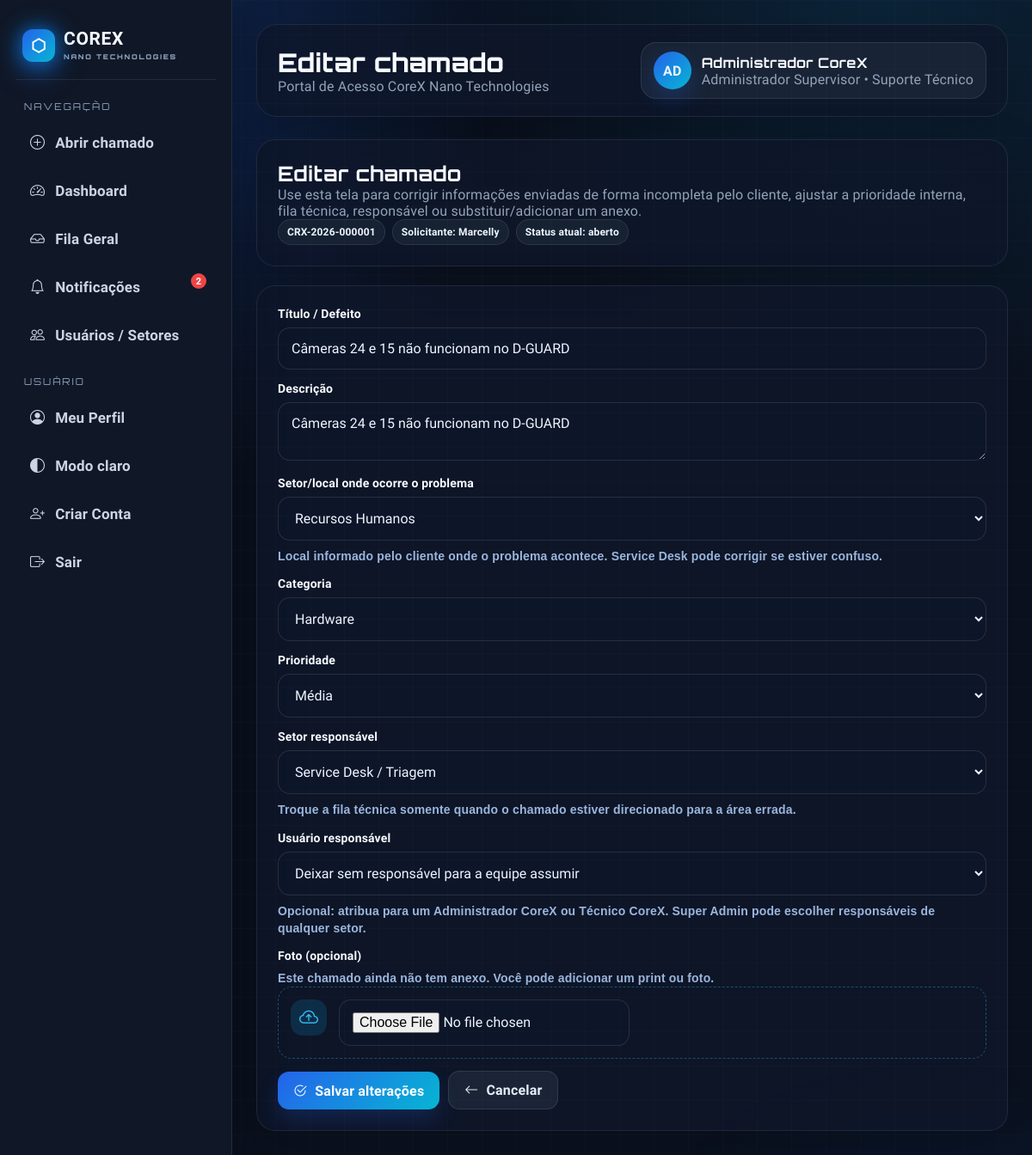
/tarefa/1/editar (signed in), run on the app's committed database.
### gerenciador/models.py (models this page shows)
class Usuario(database.Model, UserMixin):
    id = database.Column(database.Integer, primary_key=True)
    username = database.Column(database.String, nullable=False)
    email = database.Column(database.String, unique=True, nullable=False)
    senha = database.Column(database.String, nullable=False)
    admin = database.Column(database.Boolean, default=False)
    cargo = database.Column(database.String, default="CLIENTE")
    setor = database.Column(database.String, default="Suporte Técnico")
    ativo = database.Column(database.Boolean, default=True)
    data_criacao = database.Column(database.DateTime, default=datetime.utcnow)
    foto_perfil = database.Column(database.String, nullable=True)
    tema_preferido = database.Column(database.String, default="escuro")
    empresa = database.Column(database.String, nullable=True)
    cnpj = database.Column(database.String, nullable=True)
    responsavel_empresa = database.Column(database.String, nullable=True)
    tarefas = database.relationship("Tarefa", foreign_keys="Tarefa.id_usuario", backref="usuario", lazy=True)
    chamados_abertos = database.relationship("Tarefa", foreign_keys="Tarefa.id_solicitante", backref="solicitante", lazy=True)

class Tarefa(database.Model):
    id = database.Column(database.Integer, primary_key=True)
    titulo = database.Column(database.String, nullable=False)
    descricao = database.Column(database.String)
    imagem = database.Column(database.String, nullable=True)
    concluida = database.Column(database.Boolean, default=False)
    encerrada_forcada = database.Column(database.Boolean, default=False)
    categoria = database.Column(database.String, default="Suporte Geral")
    prioridade = database.Column(database.String, default="Média")
    status = database.Column(database.String, default="aberto")
    numero_ticket = database.Column(database.String, unique=True, nullable=True)
    setor = database.Column(database.String, default="Suporte Técnico")
    setor_cliente = database.Column(database.String, nullable=True)
    data_criacao = database.Column(database.DateTime, default=datetime.utcnow)
    data_atualizacao = database.Column(database.DateTime, default=datetime.utcnow, onupdate=datetime.utcnow)
    id_usuario = database.Column(database.Integer, database.ForeignKey("usuario.id"), nullable=True)
    id_solicitante = database.Column(database.Integer, database.ForeignKey("usuario.id"), nullable=True)

### gerenciador/routes.py (the view, shortened to what this page needs)
@app.route('/tarefa/<int:id_tarefa>/editar', methods=['GET', 'POST'])
@login_required
def editar_tarefa(id_tarefa):
    tarefa = Tarefa.query.get_or_404(id_tarefa)
    if not pode_editar_tarefa(tarefa):
        abort(403)
    form = FormTarefa()
    if request.method == "GET":
        form.titulo.data = tarefa.titulo
        form.descricao.data = tarefa.descricao
        preencher_setor_cliente_form(form, getattr(tarefa, "setor_cliente", None))
        form.categoria.data = tarefa.categoria or "Suporte Geral"
        form.prioridade.data = tarefa.prioridade or "Média"
        form.setor.data = normalizar_setor(tarefa.setor)
        form.usuario_destino.data = tarefa.id_usuario or 0
    setor_escolhido = configurar_form_tarefa(form)
    return render_template('editar_tarefa.html', form=form, tarefa=tarefa, setor_escolhido=setor_escolhido)

### gerenciador/models.py (called while the page is built)
def nome_cargo(cargo):
    mapa = dict(CARGOS_USUARIO)
    return mapa.get(cargo or "CLIENTE", "Cliente")

@login_manager.user_loader
def load_usuario(id_usuario):
    return Usuario.query.get(int(id_usuario))

### gerenciador/routes.py (called while the page is built, shortened)
def normalizar_setor(setor):
    setor = (setor or "").strip()
    return setor if setor in SETORES_PADRAO else SETOR_PADRAO

def cargo_usuario(usuario):
    if not usuario or not getattr(usuario, "is_authenticated", False):
        return "CLIENTE"
    cargo = getattr(usuario, "cargo", None)
    if cargo in ["SUPER_ADMIN", "ADMIN_COREX", "ADMIN_SUPERVISOR"]:
        return "ADMIN_SUPERVISOR"
    if cargo in ["SERVICE_DESK", "LIDER", "TECNICO_COREX", "CLIENTE"]:
        return cargo
    return "ADMIN_SUPERVISOR" if getattr(usuario, "admin", False) else "CLIENTE"

def is_adm_principal(usuario):
    return bool(usuario.is_authenticated and cargo_usuario(usuario) == "ADMIN_SUPERVISOR")

def is_admin_corex(usuario):
    return bool(usuario.is_authenticated and cargo_usuario(usuario) in ["ADMIN_SUPERVISOR", "LIDER"])

def is_equipe_corex(usuario):
    return bool(usuario.is_authenticated and cargo_usuario(usuario) in ["ADMIN_SUPERVISOR", "SERVICE_DESK", "LIDER", "TECNICO_COREX"])

def tem_dashboard(usuario):
    return bool(usuario.is_authenticated and cargo_usuario(usuario) in ["ADMIN_SUPERVISOR", "LIDER"])

def rotulo_fila_usuario(usuario):
    cargo = cargo_usuario(usuario)
    if cargo in ["ADMIN_SUPERVISOR", "SERVICE_DESK"]:
        return "Fila Geral"
    if cargo == "LIDER":
        return "Chamados do Setor"
    if cargo == "TECNICO_COREX":
        return "Meus Chamados"
    return "Meus Chamados"

def pode_gerenciar_tarefa(tarefa):
    cargo = cargo_usuario(current_user)
    if cargo == "ADMIN_SUPERVISOR":
        return True

def pode_editar_tarefa(tarefa):
    cargo = cargo_usuario(current_user)
    return cargo in ["ADMIN_SUPERVISOR", "SERVICE_DESK", "LIDER"] and pode_gerenciar_tarefa(tarefa)

def preencher_setor_cliente_form(form, valor):
    valor = (valor or "").strip()
    opcoes = {v for v, _ in SETORES_LOCAL_PROBLEMA}
    if valor in opcoes and valor != "Outros":
        form.setor_cliente_opcao.data = valor
        form.setor_cliente_outros.data = ""
    elif valor:
        form.setor_cliente_opcao.data = "Outros"
        form.setor_cliente_outros.data = valor
    else:
        form.setor_cliente_opcao.data = ""
        form.setor_cliente_outros.data = ""

def rotulo_cargo(usuario):
    return nome_cargo(cargo_usuario(usuario))

### gerenciador/templates/editar_tarefa.html (shortened to what this page needs)
{% extends 'base.html' %}
{% block pagina_titulo %}Editar chamado{% endblock %}
{% block body %}
<div class="card">
    <h2>Editar chamado</h2>
    <p class="muted">Use esta tela para corrigir informações enviadas de forma incompleta pelo cliente, ajustar a prioridade interna, fila técnica, responsável ou substituir/adicionar um anexo.</p>
    <div class="mini-list">
        <span class="pill">{{ tarefa.numero_ticket or ('#' ~ tarefa.id) }}</span>
        <span class="pill">Solicitante: {% if tarefa.solicitante %}{{ tarefa.solicitante.username }}{% else %}Não informado{% endif %}</span>
        <span class="pill">Status atual: {{ tarefa.status }}</span>
    </div>
</div>
<div class="card form-card">
    <form method="POST" enctype="multipart/form-data">
        <div class="form-grid">
            <div>
                {{ form.titulo.label }}
                {{ form.titulo(class='input', placeholder='Título claro do problema') }}
            </div>
            <div>
                {{ form.descricao.label }}
                {{ form.descricao(class='input', placeholder='Descreva ou corrija a solicitação do cliente') }}
            </div>
            <div>
                {{ form.setor_cliente_opcao.label }}
                {{ form.setor_cliente_opcao(class='input', id='setor_cliente_opcao') }}
                <p class="field-help">Local informado pelo cliente onde o problema acontece. Service Desk pode corrigir se estiver confuso.</p>
            </div>
            <div>
                {{ form.categoria.label }}
                {{ form.categoria(class='input') }}
            </div>
            <div>
                {{ form.prioridade.label }}
                {{ form.prioridade(class='input') }}
            </div>
            <div>
                {{ form.setor.label }}
                {% if is_admin_corex(current_user) and not is_adm_principal(current_user) %}
                    {{ form.setor(class='input', disabled=true) }}
                    <input type="hidden" name="setor" value="{{ current_user.setor }}">
                    <p class="field-help">Administrador CoreX edita chamados apenas do próprio setor.</p>
                {% else %}
                    {{ form.setor(class='input') }}
                    <p class="field-help">Troque a fila técnica somente quando o chamado estiver direcionado para a área errada.</p>
                {% endif %}
            </div>
            <div>
                {{ form.usuario_destino.label }}
                {{ form.usuario_destino(class='input') }}
                <p class="field-help">Opcional: atribua para um Administrador CoreX ou Técnico CoreX. Super Admin pode escolher responsáveis de qualquer setor.</p>
            </div>
            <div class="full-row">
                {{ form.foto.label }}
                {% if tarefa.imagem %}
                    <p class="field-help">Anexo atual: <a href="{{ url_for('static', filename='fotos_posts/' + tarefa.imagem) }}" target="_blank" rel="noopener">abrir imagem atual</a>. Envie outra imagem apenas se quiser substituir/adicionar uma evidência mais correta.</p>
                {% else %}
                    <p class="field-help">Este chamado ainda não tem anexo. Você pode adicionar um print ou foto.</p>
                {% endif %}
                <div class="upload-box">
                    <i class="bi bi-cloud-arrow-up"></i>
                    <div>
                        {{ form.foto(class='input file-input') }}
                    </div>
                </div>
            </div>
            <div style="display:flex;align-items:flex-end;gap:10px;flex-wrap:wrap;">
                <button class="btn-core" type="submit"><i class="bi bi-check2-circle"></i> Salvar alterações</button>
                <a class="btn-core btn-secondary" href="{{ url_for('detalhe_tarefa', id_tarefa=tarefa.id) }}"><i class="bi bi-arrow-left"></i> Cancelar</a>
            </div>
        </div>
    </form>
</div>
{% endblock %}

### gerenciador/templates/base.html (shortened to what this page needs)
<!DOCTYPE html>
<html lang="pt-br">
<head>
    <link href="https://cdn.jsdelivr.net/npm/bootstrap-icons@1.11.0/font/bootstrap-icons.css" rel="stylesheet">
    <link rel="stylesheet" href="{{ url_for('static', filename='css/corex_theme.css') }}">
</head>
<body class="{% if current_user.is_authenticated and current_user.tema_preferido == 'claro' %}theme-light{% endif %}">
{% if current_user.is_authenticated %}
<div class="layout">
    <aside class="sidebar">
        <a class="logo-core brand-panel" href="{{ url_for('gerenciador_interno') if tem_dashboard(current_user) else url_for('feed') }}">
            <span class="logo-icon-panel">⬡</span>
            <span class="logo-word">COREX <small>NANO TECHNOLOGIES</small></span>
        </a>
        <div class="menu-section">
            <p class="menu-label">Navegação</p>
                    <a class="menu-link {% if request.endpoint == 'abrir_chamado' %}active{% endif %}" href="{{ url_for('abrir_chamado') }}">
                        <i class="bi bi-plus-circle"></i>
                        <span>Abrir chamado</span>
                    </a>
{% if tem_dashboard(current_user) %}
            <a class="menu-link {% if request.endpoint == 'gerenciador_interno' %}active{% endif %}" href="{{ url_for('gerenciador_interno') }}"><i class="bi bi-speedometer2"></i> Dashboard</a>
            {% endif %}
            <a class="menu-link {% if request.endpoint in ['feed', 'detalhe_tarefa'] %}active{% endif %}" href="{{ url_for('feed') }}"><i class="bi bi-inbox"></i> {{ rotulo_fila_usuario(current_user) }}</a>
            <a class="menu-link notification-link {% if request.endpoint == 'notificacoes' %}active{% endif %}" href="{{ url_for('notificacoes') }}">
                <i class="bi bi-bell"></i> Notificações
                <span id="contador-notificacoes"
                      class="notification-badge"
                      {% if not notificacoes_nao_lidas %}style="display:none;"{% endif %}>
                    {{ notificacoes_nao_lidas }}
                </span>
            </a>
            {% if is_admin_corex(current_user) %}
            <a class="menu-link {% if request.endpoint in ['usuarios','editar_usuario','criarconta'] %}active{% endif %}" href="{{ url_for('usuarios') }}"><i class="bi bi-people"></i> Usuários / Setores</a>
            {% endif %}
        </div>
        <div class="menu-section">
            <p class="menu-label">Usuário</p>
            <a class="menu-link {% if request.endpoint == 'perfil' %}active{% endif %}" href="{{ url_for('perfil', id_usuario=current_user.id) }}"><i class="bi bi-person-circle"></i> Meu Perfil</a>
            <a class="menu-link" href="{{ url_for('alternar_tema') }}"><i class="bi bi-circle-half"></i> {% if current_user.tema_preferido == 'claro' %}Modo escuro{% else %}Modo claro{% endif %}</a>
            {% if is_admin_corex(current_user) %}
            <a class="menu-link" href="{{ url_for('criarconta') }}"><i class="bi bi-person-plus"></i> Criar Conta</a>
            {% endif %}
            <a class="menu-link" href="{{ url_for('logout') }}"><i class="bi bi-box-arrow-right"></i> Sair</a>
        </div>
    </aside>
    <main class="main">
        <div class="topbar">
            <div>
                <h1 class="page-title">{% block pagina_titulo %}Dashboard Core-X{% endblock %}</h1>
                <div class="muted">Portal de Acesso CoreX Nano Technologies</div>
            </div>
            <div class="user-pill">
                <div class="avatar">{% if current_user.foto_perfil %}<img src="{{ url_for('static', filename='fotos_posts/' + current_user.foto_perfil) }}" alt="Foto de perfil">{% else %}{{ current_user.username[:2].upper() }}{% endif %}</div>
                <div>
                    <strong>{{ current_user.username }}</strong><br>
                    <small class="muted">{{ rotulo_cargo(current_user) }} • {{ current_user.setor or 'Geral' }}</small>
                </div>
            </div>
        </div>
        {% block body %}{% endblock %}
    </main>
</div>
{% else %}
    {% block authbody %}{% endblock %}
{% endif %}
</body>
</html>

### gerenciador/static/css/corex_theme.css (style rules this page uses)
:root { --blue: #0d6efd; --blue-bright: #3d8bfd; --blue-dim: #0a4fcf; --black: #0a0a0f; --black-2: #111118; --surface: #16161f; --surface-2: #1e1e2a; --surface-3: #25253a; --border: rgba(255,255,255,0.07); --border-blue: rgba(13,110,253,0.3); --text: #e8e8f0; --text-muted: #7a7a9a; --text-dim: #4a4a6a; --success: #22c55e; --warning: #f59e0b; --danger: #ef4444; --critical: #a855f7; }
* { margin: 0; padding: 0; box-sizing: border-box; }
body { font-family: 'DM Sans', sans-serif; background: var(--black); color: var(--text); min-height: 100vh; overflow-x: hidden; }
body::before { content: ''; position: fixed; inset: 0; background: radial-gradient(ellipse 80% 60% at 10% -10%, rgba(13,110,253,0.12) 0%, transparent 60%), radial-gradient(ellipse 60% 40% at 90% 110%, rgba(13,110,253,0.08) 0%, transparent 50%); pointer-events: none; z-index: 0; }
body::after { content: ''; position: fixed; inset: 0; background-image: linear-gradient(rgba(255,255,255,0.015) 1px, transparent 1px), linear-gradient(90deg, rgba(255,255,255,0.015) 1px, transparent 1px); background-size: 40px 40px; pointer-events: none; z-index: 0; }
.form-grid { display: grid; grid-template-columns: 1fr 1fr; gap: 1.2rem; }
.mini-list { display:flex;gap:8px;flex-wrap:wrap;align-items:center; }
.notification-link { position:relative; }
.notification-badge { position:absolute;right:10px;top:8px;background:#ef4444;color:#fff;border-radius:999px;font-size:11px;min-width:18px;height:18px;display:inline-flex;align-items:center;justify-content:center;font-weight:900; }
.form-grid > div { min-width:0; }
.form-grid .full-row { grid-column:1 / -1; }
.field-help { display:block;margin:8px 0 0 !important;color:var(--core-muted) !important;font-family:'DM Sans',Arial,sans-serif !important;font-size:14px !important;line-height:1.45 !important;font-weight:600 !important;clear:both; }
.upload-box { display:flex;align-items:flex-start;gap:14px;padding:14px;border:1px dashed rgba(56,189,248,.35);border-radius:16px;background:rgba(15,23,42,.35); }
.upload-box > i { display:grid;place-items:center;width:42px;height:42px;flex:0 0 42px;border-radius:14px;background:rgba(14,165,233,.16);color:#38bdf8;font-size:22px; }
.upload-box .file-input { width:100%; }
.notification-badge { animation:corexPulse 1.6s infinite; }

### data on the page
Usuario: cargo "Fila Geral", username "AD", username "Administrador CoreX", cargo "Administrador Supervisor", setor "Suporte Técnico"
Tarefa: numero_ticket "CRX-2026-000001", status "aberto", titulo "Câmeras 24 e 15 não funcionam no D-GUARD", descricao "Câmeras 24 e 15 não funcionam no D-GUARD", categoria "Hardware", prioridade "Média", setor "Service Desk / Triagem"
Usuario: solicitante.username "Marcelly"

### other printed values
{{ notificacoes_nao_lidas }} "2"
